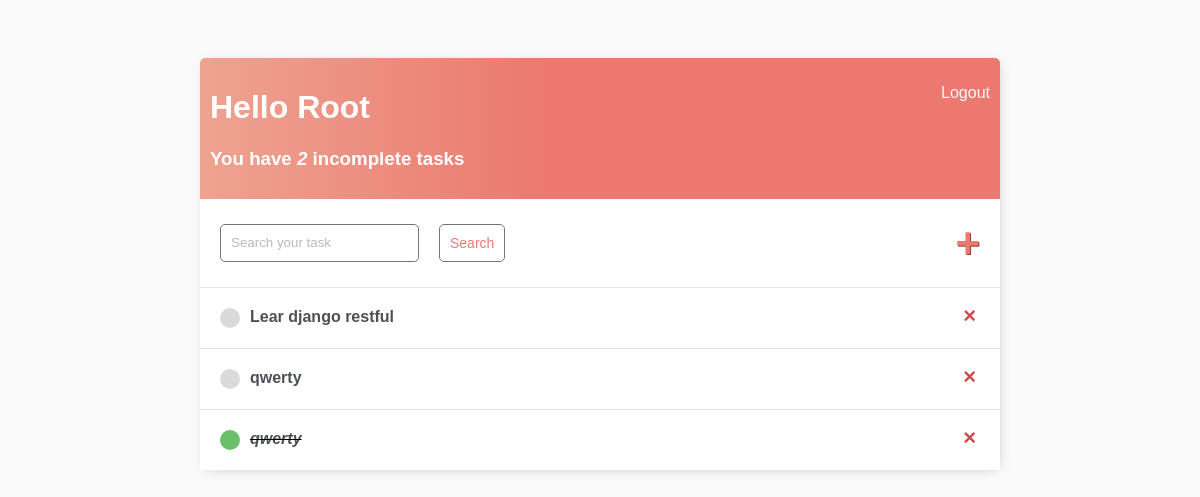
Before: / (signed in) with the older database file.
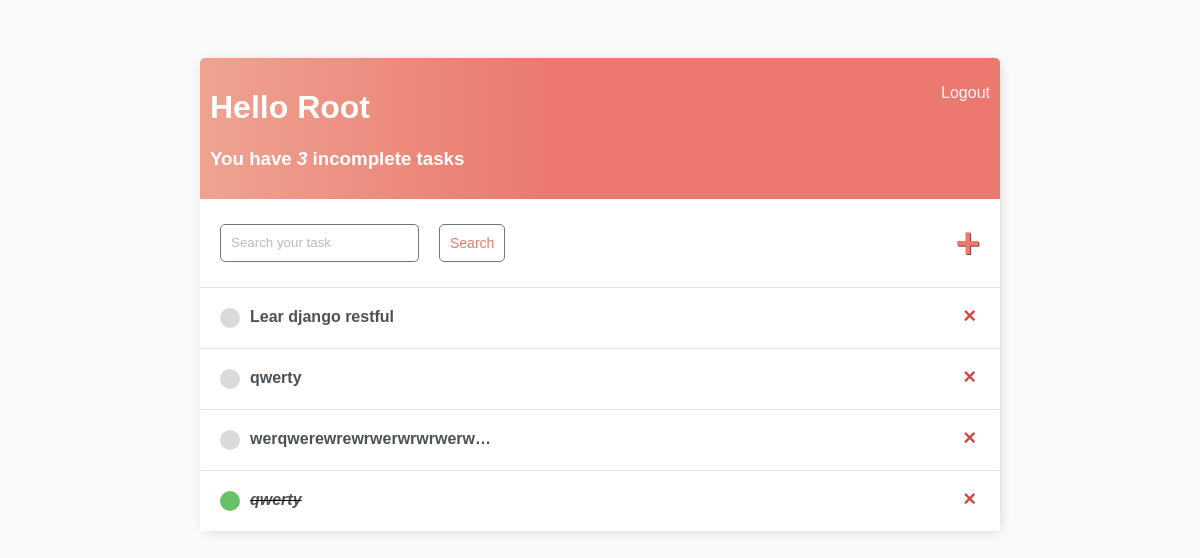
After: the same page with the newer database file.
### base/models.py (models this page shows)
class Task(models.Model):
    user = models.ForeignKey(User, on_delete=models.CASCADE, null=True, blank=True)
    title = models.CharField(max_length=255, null=True, blank=True)
    description = models.TextField(null=True, blank=True)
    complete = models.BooleanField(default=False)
    created_time = models.DateTimeField(auto_now_add=True)
    def __str__(self):
        return self.title
    class Meta:
        ordering = ['complete']

### base/views.py (the view)
# urls.py: path('', TaskList.as_view(), name='tasks'),
class TaskList(LoginRequiredMixin, ListView):
    model = Task
    context_object_name = 'tasks'
    def get_context_data(self, *, object_list=None, **kwargs):
        context = super().get_context_data(**kwargs)
        context['tasks'] = context['tasks'].filter(user=self.request.user)  # display only tasks that have original user
        context['count'] = context['tasks'].filter(complete=False).count()
        search_input = self.request.GET.get('search-area') or ''
        if search_input:
            context['tasks'] = context['tasks'].filter(title__startswith=search_input)
        context['search_input'] = search_input
        return context

### base/templates/base/task_list.html
{% extends 'base/base.html' %}
    {% block content %}
        <div class="header-bar">
            <div class="">
                <h1>Hello {{ request.user|title }}</h1>
                <h3>You have <i>{{ count }}</i> incomplete task{{ count|pluralize:'s' }}</h3>
            </div>
            {% if request.user.is_authenticated %}
                <p><a href="{% url 'logout' %}">Logout</a></p>
            {% else %}
                <a href="{% url 'login' %}">Login</a>
            {% endif %}
        </div>
        <div id="search-add-wrapper">
            <form method="get" style="display: flex;">
                <input type='text' name='search-area' placeholder="Search your task" value="{{search_input}}">
                <input class="button" type="submit" value='Search'>
            </form>
            {% if tasks|length > 0 %}
                <a id="add-link" href="{% url 'task-create' %}">&#x2b;</a>
            {% endif %}
        </div>
        <div id="tasklist" class="task-items-wrapper">
            {% for task in tasks %}
            <div class="task-wrapper" data-position="{{task.pk}}">
                <div class="task-title">
                    {% if task.complete %}
                    <div class="task-complete-icon"></div>
                    <i><s><a href="{% url 'task-update' task.id %}">{{ task|truncatechars:25 }}</a></s></i> {% else %}
                    <div class="task-incomplete-icon"></div>
                    <a href="{% url 'task-update' task.id %}">{{task.title|truncatechars:25}}</a> {% endif %}
                </div>
                <div class="task-controls">
                    <a class="delete-link" href="{% url 'task-delete' task.id %}">&#215;</a>
                </div>
            </div>
            {% empty %}
            <div style="text-align: center; padding-bottom: 10px; line-height: 1em;">
                <h3>No new tasks are created.</h3>
                <h3>Create a <a style="text-decoration: none; color: #e53935;" href="{% url 'task-create' %}">New task</a> ! </h3>
            </div>
            {% endfor %}
        </div>
    {% endblock %}

Changed rows visible on the page:
added Task: title "werqwerewrewrwerwrwrwerw…"
Other visible differences:
{{ count }}: "2" → "3"
